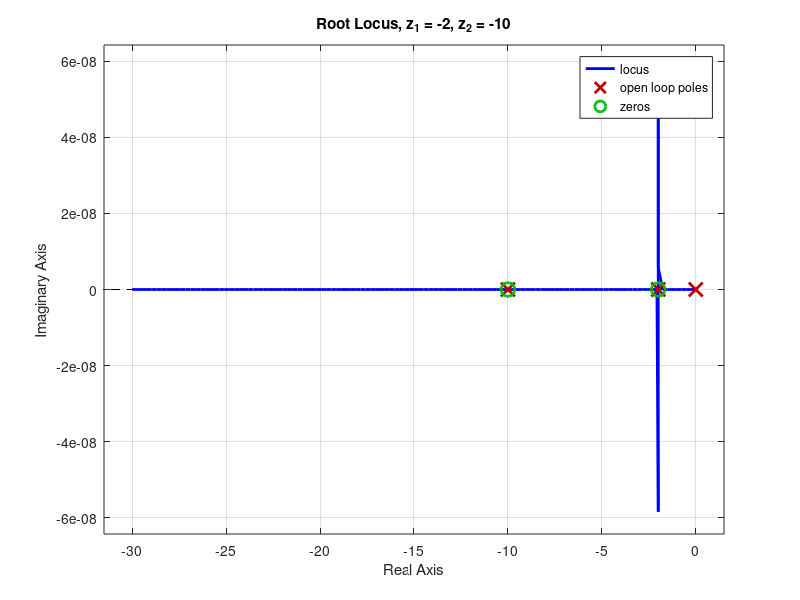
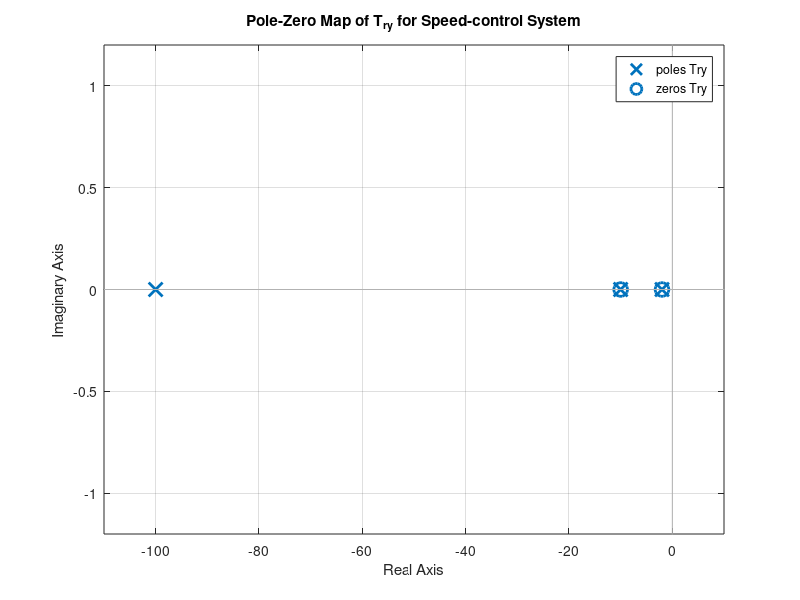

The MATLAB source for these figures, in order: (Note: this script raises an error after producing the figures.)
% System parameters (Fig. 4.42)
Kc = .5;
J = 0.10;
b = 1.00;
z1 = -2;
z2 = -10;

Gc = tf([1 -z1-z2 z1*z2], [1 0]);
Gp1 = tf(10, [.5 1]);
Gp2 = tf(1, [J b]);

GL = Gc*Gp1*Gp2;
figure(1); rlocus(GL); title(sprintf('Root Locus, z_1 = %.3g, z_2 = %.3g', z1, z2))

Try = feedback(Kc*Gc*Gp1*Gp2, 1);
figure(2); pzmap(Try); title("Pole-Zero Map of T_{ry} for Speed-control System");

Try_step = stepinfo(Try, 'SettlingTimeThreshold', 0.01)
figure(3); step(Try); title("Step Response of T_{ry} for Speed-control System");

Tde = -feedback(Gp2, Kc*Gc*Gp1);
DC_gain = dcgain(Tde)
